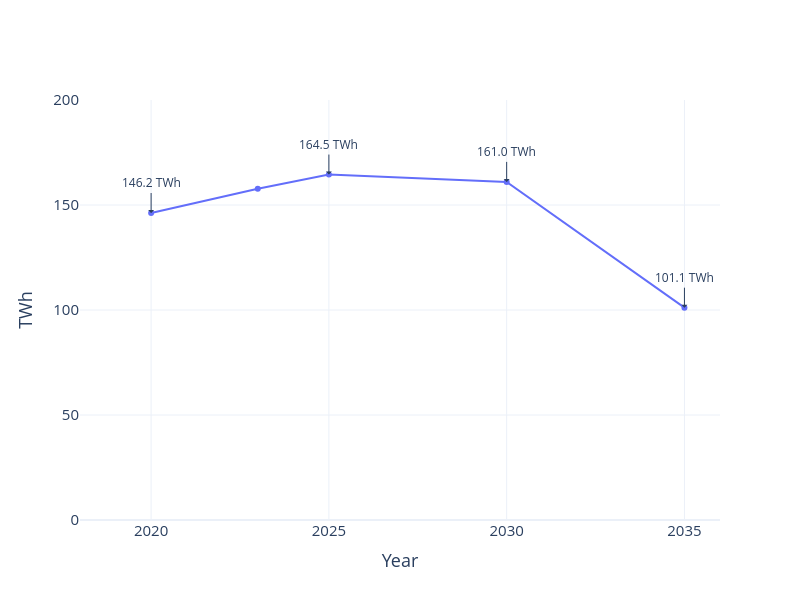

The notebook cell this image was saved under:
### Code cell
years_cap, values_cap = xy(dictCapTWh)

fig = go.Figure()

for name, x, y, dash in [
    ("Current Policies", years_cap, values_cap, None),
]:
    fig.add_trace(go.Scatter(
        x=list(x), y=list(y),
        mode='lines+markers',
        name=name,
        line=(dict(dash=dash) if dash else None)
    ))

# Build annotations without repeating blocks
target_years = [2020, 2025, 2030, 2035]
annotations = []
for yr in target_years:
    val = dictCapTWh.get(yr)
    if val is not None:
        annotations.append(go.layout.Annotation(
            x=yr, y=val,
            xanchor='center', yanchor='bottom',
            text=f"{val:.1f} TWh",
            showarrow=True, arrowhead=1, ax=0, ay=-20
        ))

fig.update_layout(
    template='plotly_white',
    title_x=0.5,
    width=800, height=600,
    annotations=annotations,
    xaxis=dict(
        title='Year',
        title_font=dict(size=18),
        tickfont=dict(size=15),
        tickvals=[2020, 2025, 2030, 2035],  # custom tick positions
        range=[2018, 2036]                  # xrange
    ),
    yaxis=dict(
        title='TWh',
        title_font=dict(size=18),
        tickfont=dict(size=15),
        range=[0, 200]                       # yrange
    ),
)

import plotly.io as pio
pio.write_image(fig, "../figure/gas.jpg", width=800, height=600, scale=3)
fig.show()

### Figure 1 — Plotly figure (JSON) as saved in the notebook; plotly's stock layout.template omitted (floating-point values rounded to 4 significant figures)
{"data": [{"mode": "lines+markers", "name": "Current Policies", "type": "scatter", "x": [2020, 2023, 2025, 2030, 2035], "y": [146.2, 157.7, 164.5, 161, 101.1]}], "layout": {"annotations": [{"arrowhead": 1, "ax": 0, "ay": -20, "showarrow": true, "text": "146.2 TWh", "x": 2020, "xanchor": "center", "y": 146.2, "yanchor": "bottom"}, {"arrowhead": 1, "ax": 0, "ay": -20, "showarrow": true, "text": "164.5 TWh", "x": 2025, "xanchor": "center", "y": 164.5, "yanchor": "bottom"}, {"arrowhead": 1, "ax": 0, "ay": -20, "showarrow": true, "text": "161.0 TWh", "x": 2030, "xanchor": "center", "y": 161, "yanchor": "bottom"}, {"arrowhead": 1, "ax": 0, "ay": -20, "showarrow": true, "text": "101.1 TWh", "x": 2035, "xanchor": "center", "y": 101.1, "yanchor": "bottom"}], "height": 600, "title": {"x": 0.5}, "width": 800, "xaxis": {"range": [2018, 2036], "tickfont": {"size": 15}, "tickvals": [2020, 2025, 2030, 2035], "title": {"font": {"size": 18}, "text": "Year"}}, "yaxis": {"range": [0, 200], "tickfont": {"size": 15}, "title": {"font": {"size": 18}, "text": "TWh"}}}}
